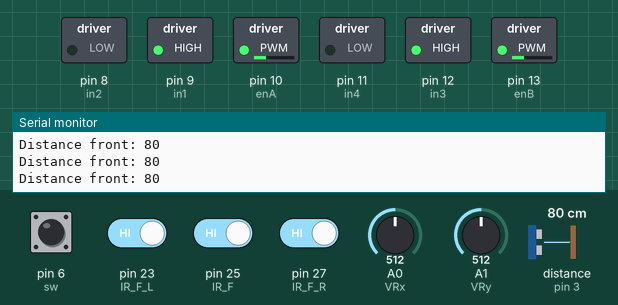
The sketch below on a simulated Arduino Mega 2560, built with avr-gcc and run on an emulated ATmega2560. On the bench: switched loads named in the sketch (green lamp = pin HIGH), the last lines printed to the serial monitor. Dashed ring = blinking. The inputs (shaded band) are chosen by the test bench; at power-on: pin 23 (IR_F_L), pin 25 (IR_F), pin 27 (IR_F_R) HIGH, pin 6 (sw) LOW, distance to the obstacle (sensor on pin 3) 80 cm, A0 (VRx) = 512, A1 (VRy) = 512. The echo pulse lasts 58.3 µs per cm.

Above: at 1.2 s.
1.3 s: pin 23 (IR_F_L) driven LOW
At 1.54 s:
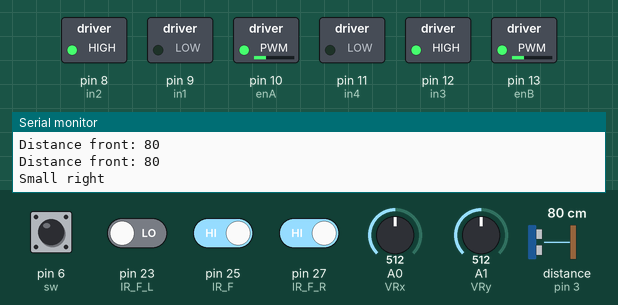
4.3 s: distance to the obstacle (sensor on pin 3) set to 2 cm
7.3 s: A0 (VRx) set to 450
At 8.3 s:
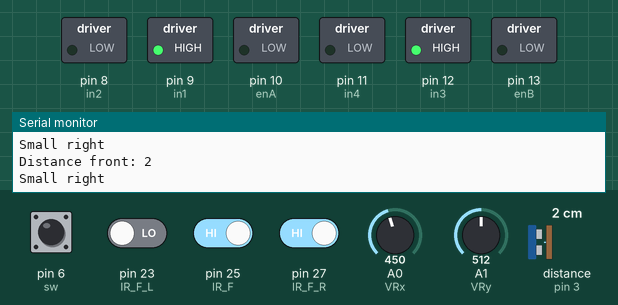
8.9 s: A0 (VRx) set to 472
11.4 s: A1 (VRy) set to 473
14.4 s: A1 (VRy) set to 443
Timing chart, 0 to 16.9 s (numbered marks = the images above; inputs shaded):
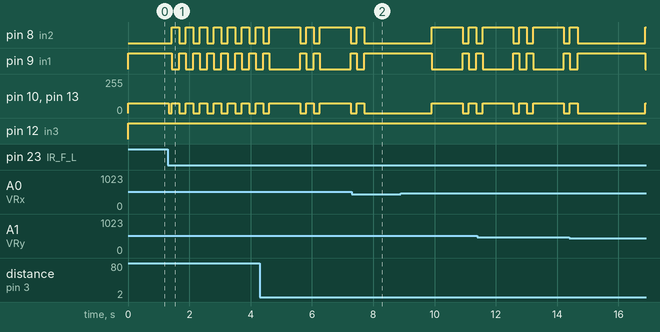

Measured:
- after the input at 1.3 s, pin 8 (in2): alternates HIGH for 0.25 s and LOW for 0.21 s, starting after 0.12 s; pin 9 (in1): alternates HIGH for 0.21 s and LOW for 0.25 s, starting after 0.12 s; pin 10 (enA), pin 13 (enB): 75/255 → 0/255 at once, then repeats every 0.46 s: 75/255 0.25 s, 0/255 0.21 s
- after the input at 7.3 s, pin 8 (in2): goes on until 7.7 s, then stays LOW; pin 9 (in1): goes on until 7.7 s, then stays HIGH; pin 10 (enA), pin 13 (enB): goes on until 7.7 s, then stays 0/255

The sketch:

main.ino
```cpp
#include <HCSR04.h>

// HCSR04 init
#define trigPin 2
#define echoPin 3
UltraSonicDistanceSensor distanceSensor(trigPin, echoPin);

// Motor init
#define enA 10 // Right motor speed handler pin
#define in1 9 // First rotation handler pin
#define in2 8 // Second rotation handler pin
#define enB 13 // Left motor
#define in3 12 // First rotation handler pin
#define in4 11 // Second rotation handler pin
int vitesse = 100;

// Joystick init
#define sw 6 // Switch two positions
#define VRx 0 // X
#define VRy 1 // Y

// IR sensors init
#define IR_F 25 // front
#define IR_F_L 23 // front left
#define IR_F_R 27 // front right
#define IR_B_L 31 // back left
#define IR_B_R 29 // back right
int detection = HIGH; // no obstacle

int speed = 0;

void setup()
{
  // Motor setup
  pinMode(enA, OUTPUT);
  pinMode(in1, OUTPUT);
  pinMode(in2, OUTPUT);
  pinMode(enB, OUTPUT);
  pinMode(in3, OUTPUT);
  pinMode(in4, OUTPUT);

  //Mode setup
  pinMode(sw, INPUT);
  // IR sensors setup
  pinMode(IR_F, INPUT);
  pinMode(IR_F_L, INPUT);
  pinMode(IR_F_R, INPUT);
  pinMode(IR_B_L, INPUT);
  pinMode(IR_B_R, INPUT);

  Serial.begin(9600);
}

void loop()
{
  while(digitalRead(sw) == HIGH){

    int joy_x = analogRead(VRx);
    int joy_y = analogRead(VRy);

    if((joy_x >= 460 && joy_x <= 540) && (joy_y >= 460 && joy_y <= 540)){ // stop
      leftMotor(0,true);
      rightMotor(0,true);
    }
    else if(joy_y > 1000 && (joy_x >= 460 && joy_x <= 540)) { // left
      leftMotor(100,false);
      rightMotor(100,true);
    }
    else if(joy_y < 20 && (joy_x >= 460 && joy_x <= 540)) { // right
      leftMotor(100,true);
      rightMotor(100,false);
    }
    else if(joy_x > 520 && (joy_y >= 460 && joy_y <= 540)){ // forward
      int vitesse = map(joy_x,520,1023,0,255);
      leftMotor(vitesse,true);
      rightMotor(vitesse,true);
    }
    else if(joy_x < 480 && (joy_y >= 460 && joy_y <= 540)){ // backward
      leftMotor(100,false);
      rightMotor(100,false);
    }
  }
  while(digitalRead(sw) == LOW){
    int joy_x = analogRead(VRx);
    int joy_y = analogRead(VRy);
    if(!((joy_x >= 460 && joy_x <= 540) && (joy_y >= 460 && joy_y <= 540))){ // stop
      stopDelay(2000);
    }
    int frontDistance = distanceSensor.measureDistanceCm();
    Serial.print("Distance front: ");
    Serial.println(frontDistance);
    if(frontDistance > 200){
      speed = 150;
    }else if(frontDistance <= 200 && frontDistance >= 100){
      speed = 100;
    }else if(frontDistance < 100 && frontDistance >= 20){
      speed = 75;
    }else{
      stopDelay(100);
      rightRotation(1000);
      stopDelay(100);
    }
    if(((digitalRead(IR_F) == LOW) &&((digitalRead(IR_F_L) == LOW) || (digitalRead(IR_F_R) == LOW))) && !((digitalRead(IR_B_L) == LOW) || (digitalRead(IR_B_R) == LOW))){
      Serial.println("Small back");
      delay(100);
      leftMotor(100,false);
      rightMotor(100,false);
      delay(1000);
      rightRotation(500);
      delay(250);
    }
    else if((digitalRead(IR_F_L) == LOW) && (digitalRead(IR_F) == HIGH)){
      Serial.println("Small right");
      stopDelay(100);
      rightRotation(250);
      stopDelay(100);
    }
    else if((digitalRead(IR_F_R) == LOW) && (digitalRead(IR_F) == HIGH)){
      Serial.print("Small left");
      stopDelay(100);
      leftRotation(250);
      stopDelay(100);
    }
    else if(((digitalRead(IR_F_R) == LOW) || (digitalRead(IR_F) == LOW) || (digitalRead(IR_F_L) == LOW)) && ((digitalRead(IR_B_L) == LOW) || (digitalRead(IR_B_R) == LOW))) { // obstacle in front and in back
      leftMotor(0,true);
      rightMotor(0,true);
    }
    else{
      leftMotor(speed,true);
      rightMotor(speed,true);
    }
  }
}

/**
 * Fonction permettant de faire avancer ou reculer le moteur gauche
 * @param ratio Le pourcentage de puissance a laquelle le moteur doit fonctionner
 * @param sens True: avance, False: recule
 */
void rightMotor(int vitesse,bool sens){
  if(sens){
    digitalWrite(in3,HIGH);
    digitalWrite(in4,LOW);
    analogWrite(enB,vitesse);
  }
  else {
    digitalWrite(in3,LOW);
    digitalWrite(in4,HIGH);
    analogWrite(enB,vitesse);
  }
}

/**
 * Fonction permettant de faire avancer ou reculer le moteur droit
 * @param ratio Le pourcentage de puissance a laquelle le moteur doit fonctionner
 * @param sens True: avance, False: recule
 */
void leftMotor(int vitesse, bool sens) {
  if(sens){
    digitalWrite(in1,HIGH);
    digitalWrite(in2,LOW);
    analogWrite(enA,vitesse);
  }
  else {
    digitalWrite(in1,LOW);
    digitalWrite(in2,HIGH);
    analogWrite(enA,vitesse);
  }
}

/**
 * Fonction permettant d'effectuer une rotation sur la gauche pendant un temps donné
 * @param delay Le delai de rotation (en ms)
 */
void leftRotation(int del){
  leftMotor(75, true);
  rightMotor(75, false);
  delay(del);
}

/**
 * Fonction permettant d'effectuer une rotation sur la droite pendant un temps donné
 * @param delay Le delai de rotation (en ms)
 */
void rightRotation(int del){
  leftMotor(75, false);
  rightMotor(75, true);
  delay(del);
}

/**
 * Fonction permettant d'effectuer une rotation sur la droite pendant un temps donné
 * @param delay Le delai de rotation (en ms)
 */
void stopDelay(int del){
  leftMotor(0, true);
  rightMotor(0, true);
  delay(del);
}
```
